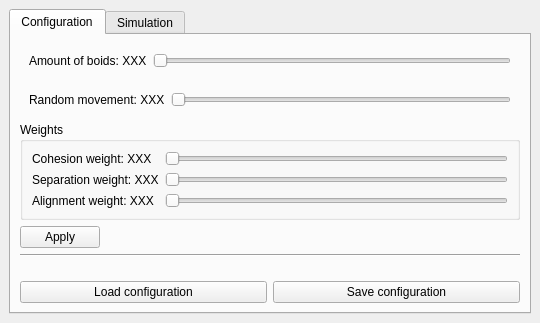
<?xml version="1.0" encoding="UTF-8"?>
<ui version="4.0">
 <class>MainWindow</class>
 <widget class="QMainWindow" name="MainWindow">
  <property name="geometry">
   <rect>
    <x>0</x>
    <y>0</y>
    <width>540</width>
    <height>323</height>
   </rect>
  </property>
  <property name="sizePolicy">
   <sizepolicy hsizetype="Preferred" vsizetype="Preferred">
    <horstretch>0</horstretch>
    <verstretch>0</verstretch>
   </sizepolicy>
  </property>
  <property name="windowTitle">
   <string>Swarm simulation</string>
  </property>
  <widget class="QWidget" name="centralwidget">
   <layout class="QGridLayout" name="gridLayout">
    <item row="0" column="0">
     <widget class="QTabWidget" name="tabWidget">
      <property name="sizePolicy">
       <sizepolicy hsizetype="Preferred" vsizetype="Preferred">
        <horstretch>0</horstretch>
        <verstretch>0</verstretch>
       </sizepolicy>
      </property>
      <property name="currentIndex">
       <number>0</number>
      </property>
      <widget class="QWidget" name="configuration">
       <attribute name="title">
        <string>Configuration</string>
       </attribute>
       <layout class="QGridLayout" name="gridLayout_2">
        <item row="0" column="0">
         <widget class="QWidget" name="layout_count" native="true">
          <layout class="QHBoxLayout" name="horizontalLayout_3">
           <item>
            <widget class="QLabel" name="lab_boid_count">
             <property name="sizePolicy">
              <sizepolicy hsizetype="Preferred" vsizetype="Preferred">
               <horstretch>0</horstretch>
               <verstretch>0</verstretch>
              </sizepolicy>
             </property>
             <property name="text">
              <string>Amount of boids: XXX</string>
             </property>
            </widget>
           </item>
           <item>
            <widget class="QSlider" name="slider_boid_count">
             <property name="sizePolicy">
              <sizepolicy hsizetype="MinimumExpanding" vsizetype="Fixed">
               <horstretch>0</horstretch>
               <verstretch>0</verstretch>
              </sizepolicy>
             </property>
             <property name="minimum">
              <number>1</number>
             </property>
             <property name="maximum">
              <number>100</number>
             </property>
             <property name="sliderPosition">
              <number>1</number>
             </property>
             <property name="orientation">
              <enum>Qt::Horizontal</enum>
             </property>
             <property name="tickPosition">
              <enum>QSlider::NoTicks</enum>
             </property>
            </widget>
           </item>
          </layout>
         </widget>
        </item>
        <item row="8" column="0">
         <spacer name="spacer_end">
          <property name="orientation">
           <enum>Qt::Vertical</enum>
          </property>
          <property name="sizeHint" stdset="0">
           <size>
            <width>20</width>
            <height>40</height>
           </size>
          </property>
         </spacer>
        </item>
        <item row="6" column="0">
         <widget class="QPushButton" name="btn_apply">
          <property name="sizePolicy">
           <sizepolicy hsizetype="Maximum" vsizetype="Fixed">
            <horstretch>0</horstretch>
            <verstretch>0</verstretch>
           </sizepolicy>
          </property>
          <property name="text">
           <string>Apply</string>
          </property>
         </widget>
        </item>
        <item row="7" column="0">
         <widget class="Line" name="line">
          <property name="orientation">
           <enum>Qt::Horizontal</enum>
          </property>
         </widget>
        </item>
        <item row="10" column="0">
         <layout class="QHBoxLayout" name="layout_saveload">
          <item>
           <widget class="QPushButton" name="btn_load">
            <property name="sizePolicy">
             <sizepolicy hsizetype="Minimum" vsizetype="Fixed">
              <horstretch>0</horstretch>
              <verstretch>0</verstretch>
             </sizepolicy>
            </property>
            <property name="maximumSize">
             <size>
              <width>16777215</width>
              <height>16777215</height>
             </size>
            </property>
            <property name="text">
             <string>Load configuration</string>
            </property>
           </widget>
          </item>
          <item>
           <widget class="QPushButton" name="btn_save">
            <property name="sizePolicy">
             <sizepolicy hsizetype="Minimum" vsizetype="Fixed">
              <horstretch>0</horstretch>
              <verstretch>0</verstretch>
             </sizepolicy>
            </property>
            <property name="text">
             <string>Save configuration</string>
            </property>
           </widget>
          </item>
         </layout>
        </item>
        <item row="4" column="0">
         <widget class="QGroupBox" name="weights_group">
          <property name="sizePolicy">
           <sizepolicy hsizetype="Preferred" vsizetype="Maximum">
            <horstretch>0</horstretch>
            <verstretch>0</verstretch>
           </sizepolicy>
          </property>
          <property name="title">
           <string>Weights</string>
          </property>
          <layout class="QHBoxLayout" name="horizontalLayout">
           <item>
            <layout class="QFormLayout" name="weights_form">
             <item row="1" column="0">
              <widget class="QLabel" name="lab_cohesion">
               <property name="text">
                <string>Cohesion weight: XXX</string>
               </property>
              </widget>
             </item>
             <item row="1" column="1">
              <widget class="QSlider" name="slider_cohesion">
               <property name="minimum">
                <number>1</number>
               </property>
               <property name="maximum">
                <number>100</number>
               </property>
               <property name="orientation">
                <enum>Qt::Horizontal</enum>
               </property>
              </widget>
             </item>
             <item row="2" column="0">
              <widget class="QLabel" name="lab_separation">
               <property name="text">
                <string>Separation weight: XXX</string>
               </property>
              </widget>
             </item>
             <item row="2" column="1">
              <widget class="QSlider" name="slider_separation">
               <property name="minimum">
                <number>1</number>
               </property>
               <property name="maximum">
                <number>100</number>
               </property>
               <property name="orientation">
                <enum>Qt::Horizontal</enum>
               </property>
              </widget>
             </item>
             <item row="3" column="0">
              <widget class="QLabel" name="lab_alignment">
               <property name="text">
                <string>Alignment weight: XXX</string>
               </property>
              </widget>
             </item>
             <item row="3" column="1">
              <widget class="QSlider" name="slider_alignment">
               <property name="minimum">
                <number>1</number>
               </property>
               <property name="maximum">
                <number>100</number>
               </property>
               <property name="orientation">
                <enum>Qt::Horizontal</enum>
               </property>
              </widget>
             </item>
            </layout>
           </item>
          </layout>
         </widget>
        </item>
        <item row="1" column="0">
         <widget class="QWidget" name="layout_random" native="true">
          <layout class="QHBoxLayout" name="horizontalLayout_4">
           <item>
            <widget class="QLabel" name="lab_random">
             <property name="text">
              <string>Random movement: XXX</string>
             </property>
            </widget>
           </item>
           <item>
            <widget class="QSlider" name="slider_random">
             <property name="maximum">
              <number>100</number>
             </property>
             <property name="orientation">
              <enum>Qt::Horizontal</enum>
             </property>
            </widget>
           </item>
          </layout>
         </widget>
        </item>
       </layout>
      </widget>
      <widget class="QWidget" name="simulation">
       <attribute name="title">
        <string>Simulation</string>
       </attribute>
       <layout class="QGridLayout" name="gridLayout_4">
        <item row="1" column="0">
         <widget class="QWidget" name="widget_2" native="true">
          <layout class="QVBoxLayout" name="verticalLayout">
           <item>
            <widget class="QLabel" name="lab_status">
             <property name="sizePolicy">
              <sizepolicy hsizetype="Preferred" vsizetype="Maximum">
               <horstretch>0</horstretch>
               <verstretch>0</verstretch>
              </sizepolicy>
             </property>
             <property name="text">
              <string>Simulation stopped.</string>
             </property>
            </widget>
           </item>
           <item>
            <widget class="QGraphicsView" name="simulation_canvas"/>
           </item>
           <item>
            <layout class="QHBoxLayout" name="horizontalLayout_2">
             <item>
              <widget class="QPushButton" name="btn_start">
               <property name="text">
                <string>Start</string>
               </property>
              </widget>
             </item>
             <item>
              <widget class="QPushButton" name="btn_pause">
               <property name="enabled">
                <bool>false</bool>
               </property>
               <property name="text">
                <string>Pause</string>
               </property>
              </widget>
             </item>
             <item>
              <widget class="QPushButton" name="btn_stop">
               <property name="enabled">
                <bool>false</bool>
               </property>
               <property name="sizePolicy">
                <sizepolicy hsizetype="Minimum" vsizetype="Fixed">
                 <horstretch>0</horstretch>
                 <verstretch>0</verstretch>
                </sizepolicy>
               </property>
               <property name="text">
                <string>Stop</string>
               </property>
              </widget>
             </item>
            </layout>
           </item>
          </layout>
         </widget>
        </item>
       </layout>
      </widget>
     </widget>
    </item>
   </layout>
  </widget>
 </widget>
 <resources/>
 <connections/>
</ui>
